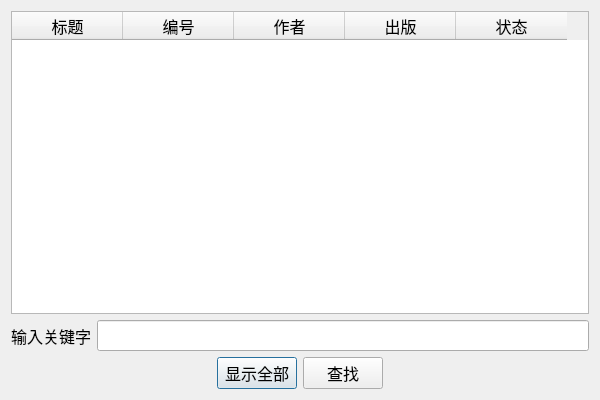
<?xml version="1.0" encoding="UTF-8"?>
<ui version="4.0">
 <class>Dialog</class>
 <widget class="QDialog" name="Dialog">
  <property name="geometry">
   <rect>
    <x>0</x>
    <y>0</y>
    <width>600</width>
    <height>400</height>
   </rect>
  </property>
  <property name="font">
   <font>
    <family>华文中宋</family>
    <pointsize>12</pointsize>
   </font>
  </property>
  <property name="windowTitle">
   <string>Dialog</string>
  </property>
  <layout class="QVBoxLayout" name="verticalLayout">
   <item>
    <widget class="QTableWidget" name="tableWidget">
     <attribute name="horizontalHeaderDefaultSectionSize">
      <number>111</number>
     </attribute>
     <column>
      <property name="text">
       <string>标题</string>
      </property>
     </column>
     <column>
      <property name="text">
       <string>编号</string>
      </property>
     </column>
     <column>
      <property name="text">
       <string>作者</string>
      </property>
     </column>
     <column>
      <property name="text">
       <string>出版</string>
      </property>
     </column>
     <column>
      <property name="text">
       <string>状态</string>
      </property>
     </column>
    </widget>
   </item>
   <item>
    <layout class="QHBoxLayout" name="horizontalLayout_2">
     <item>
      <widget class="QLabel" name="label_keyWords">
       <property name="text">
        <string>输入关键字</string>
       </property>
      </widget>
     </item>
     <item>
      <widget class="QLineEdit" name="lineEdit_searchResult"/>
     </item>
    </layout>
   </item>
   <item>
    <layout class="QHBoxLayout" name="horizontalLayout">
     <item>
      <spacer name="horizontalSpacer">
       <property name="orientation">
        <enum>Qt::Horizontal</enum>
       </property>
       <property name="sizeHint" stdset="0">
        <size>
         <width>40</width>
         <height>20</height>
        </size>
       </property>
      </spacer>
     </item>
     <item>
      <widget class="QPushButton" name="pushButton_viewBooks">
       <property name="text">
        <string>显示全部</string>
       </property>
      </widget>
     </item>
     <item>
      <widget class="QPushButton" name="pushButton_searchBooks">
       <property name="text">
        <string>查找</string>
       </property>
      </widget>
     </item>
     <item>
      <spacer name="horizontalSpacer_2">
       <property name="orientation">
        <enum>Qt::Horizontal</enum>
       </property>
       <property name="sizeHint" stdset="0">
        <size>
         <width>40</width>
         <height>20</height>
        </size>
       </property>
      </spacer>
     </item>
    </layout>
   </item>
  </layout>
 </widget>
 <resources/>
 <connections/>
</ui>
